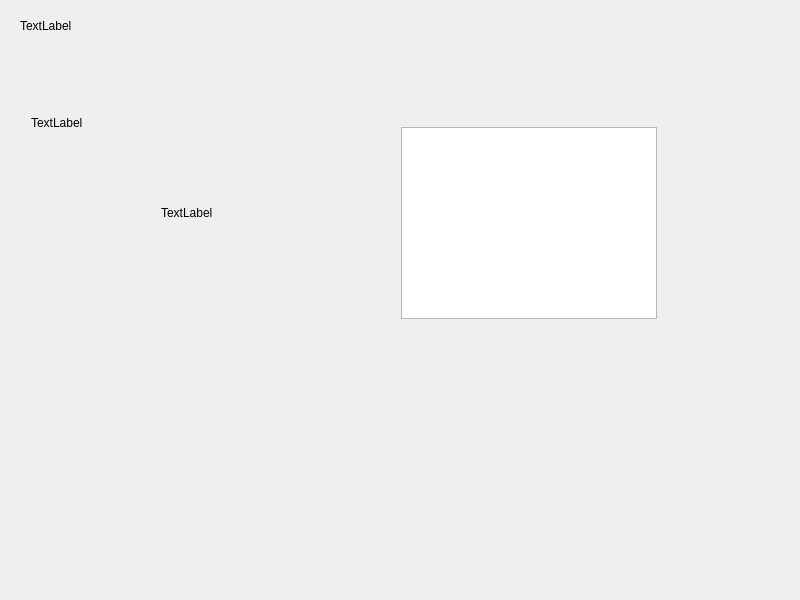
<?xml version="1.0" encoding="UTF-8"?>
<ui version="4.0">
 <class>Widget</class>
 <widget class="QWidget" name="Widget">
  <property name="geometry">
   <rect>
    <x>0</x>
    <y>0</y>
    <width>800</width>
    <height>600</height>
   </rect>
  </property>
  <property name="windowTitle">
   <string>Widget</string>
  </property>
  <layout class="QVBoxLayout" name="verticalLayout">
   <item>
    <widget class="QWidget" name="widgetTop" native="true">
     <property name="sizePolicy">
      <sizepolicy hsizetype="Expanding" vsizetype="Fixed">
       <horstretch>0</horstretch>
       <verstretch>0</verstretch>
      </sizepolicy>
     </property>
     <property name="maximumSize">
      <size>
       <width>16777215</width>
       <height>30</height>
      </size>
     </property>
     <layout class="QHBoxLayout" name="horizontalLayout">
      <item>
       <widget class="QLabel" name="label">
        <property name="text">
         <string>TextLabel</string>
        </property>
       </widget>
      </item>
     </layout>
    </widget>
   </item>
   <item>
    <widget class="QWidget" name="widget" native="true">
     <widget class="QLabel" name="label_2">
      <property name="geometry">
       <rect>
        <x>20</x>
        <y>70</y>
        <width>54</width>
        <height>12</height>
       </rect>
      </property>
      <property name="text">
       <string>TextLabel</string>
      </property>
     </widget>
     <widget class="QLabel" name="label_3">
      <property name="geometry">
       <rect>
        <x>150</x>
        <y>160</y>
        <width>54</width>
        <height>12</height>
       </rect>
      </property>
      <property name="text">
       <string>TextLabel</string>
      </property>
     </widget>
     <widget class="QTextBrowser" name="textBrowser">
      <property name="geometry">
       <rect>
        <x>390</x>
        <y>80</y>
        <width>256</width>
        <height>192</height>
       </rect>
      </property>
     </widget>
    </widget>
   </item>
  </layout>
 </widget>
 <resources/>
 <connections/>
</ui>
